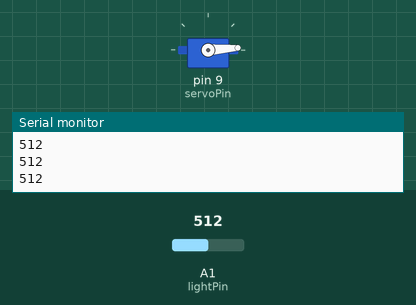
Simulated run of this sketch. Board: Arduino Uno, built with avr-gcc and run on an emulated ATmega328P. Shown: servo, the last lines printed to the serial monitor. Inputs (shaded band) come from the test bench; at power-on: A1 (lightPin) = 512.

Above: at 1.2 s.
1.3 s: A1 (lightPin) set to 716
At 2.2 s:
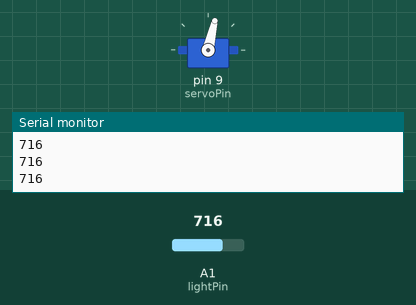
2.8 s: A1 (lightPin) set to 900
At 3.5 s:
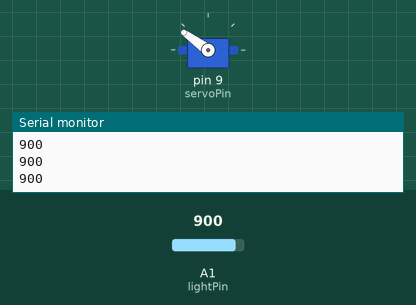
4.3 s: A1 (lightPin) set to 1023
At 4.6 s:
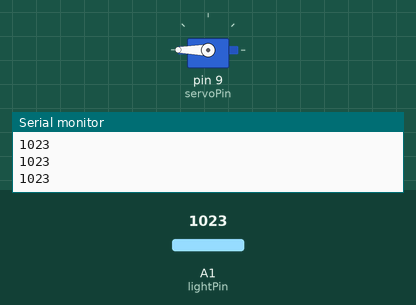
Timing chart, 0 to 7.3 s (numbered marks = the images above; inputs shaded):
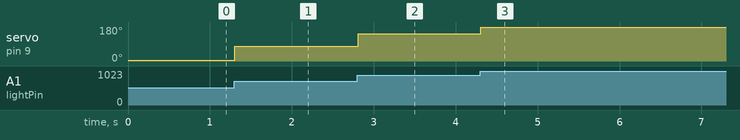

Measured:
- after the input at 1.3 s, servo on pin 9 (servoPin): 4° → 77° at once
- after the input at 2.8 s, servo on pin 9 (servoPin): 77° → 144° at once
- after the input at 4.3 s, servo on pin 9 (servoPin): 144° → 180° at once

The sketch:

Servo.ino
```cpp
/*
Adafruit Arduino - Lesson 14. Knob
*/

#include <Servo.h>

int lightPin = 1;
int servoPin = 9;
Servo servo;

void setup()
{
  servo.attach(servoPin);
  Serial.begin(9600);
}

void loop()
{
  int reading = analogRead(lightPin);     // 0 to 1023
  Serial.println(reading);
  int angle = map(reading, 500, 1000, 0, 180);
  servo.write(angle);
}
```
